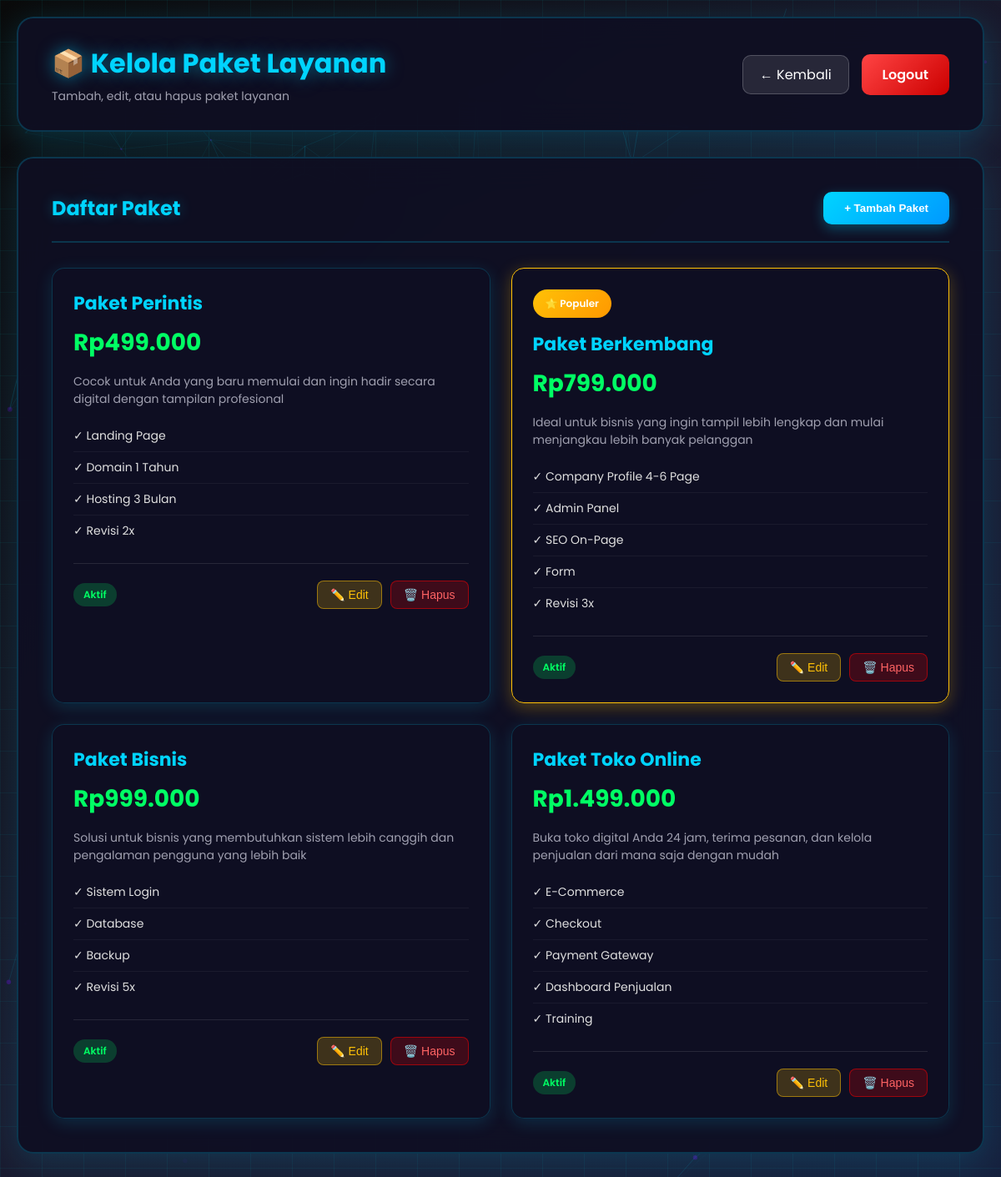
/admin/manage_packages.php (signed in), run on the app's committed database.
### tables this page shows
CREATE TABLE `packages` (
  `id` int(11) NOT NULL,
  `package_name` varchar(100) NOT NULL,
  `price` varchar(50) NOT NULL,
  `description` text DEFAULT NULL,
  `features` text NOT NULL,
  `is_popular` tinyint(1) DEFAULT 0,
  `is_active` tinyint(1) DEFAULT 1,
  `display_order` int(11) DEFAULT 0,
  `created_at` timestamp NOT NULL DEFAULT current_timestamp()
);

### admin/manage_packages.php (the view, shortened to what this page needs)
<?php
require_once '../config/database.php';
$table_check = $conn->query("SHOW TABLES LIKE 'packages'");
$table_exists = $table_check->num_rows > 0;
if ($table_exists) {
    $packages = [];
    $result = $conn->query("SELECT * FROM packages ORDER BY display_order, id");
    while ($row = $result->fetch_assoc()) {
        $packages[] = $row;
    }
}
?>
<!DOCTYPE html>
<html lang="id">
<head>
    <link rel="stylesheet" href="../css/admin.css">
</head>
<body>
    <div id="particles-js"></div>
    <div class="admin-container">
        <header class="admin-header">
            <div class="header-left">
                <h1>📦 Kelola Paket Layanan</h1>
                <p>Tambah, edit, atau hapus paket layanan</p>
            </div>
            <div class="header-right">
                <a href="dashboard.php" class="btn-back">← Kembali</a>
                <a href="logout.php" class="btn-logout">Logout</a>
            </div>
        </header>
        <?php if (!$table_exists): ?>
        <div class="content-section">
            <div class="alert alert-warning">
                <h3>⚠️ Tabel Packages Belum Ada</h3>
                <p>Silakan jalankan query SQL berikut di phpMyAdmin untuk membuat tabel packages:</p>
                <pre style="background: #1a1a2e; padding: 20px; border-radius: 8px; overflow-x: auto; color: #fff;">
CREATE TABLE IF NOT EXISTS `packages` (
  `id` int(11) NOT NULL AUTO_INCREMENT,
  `package_name` varchar(100) NOT NULL,
  `price` varchar(50) NOT NULL,
  `description` text DEFAULT NULL,
  `features` text NOT NULL,
  `is_popular` tinyint(1) DEFAULT 0,
  `is_active` tinyint(1) DEFAULT 1,
  `display_order` int(11) DEFAULT 0,
  `created_at` timestamp NOT NULL DEFAULT current_timestamp(),
  PRIMARY KEY (`id`),
  KEY `idx_packages_active` (`is_active`)
) ENGINE=InnoDB DEFAULT CHARSET=utf8mb4 COLLATE=utf8mb4_general_ci;
INSERT INTO `packages` (`package_name`, `price`, `features`, `is_popular`, `display_order`) VALUES
('Paket Perintis', 'Rp499.000', 'Landing Page|Domain 1 Tahun|Hosting 3 Bulan|Revisi 2x', 0, 1),
('Paket Berkembang', 'Rp1.299.000', 'Company Profile|Admin Panel|SEO Basic|Revisi 3x', 1, 2),
('Paket Bisnis', 'Rp2.999.000', 'Sistem Login|Database|Backup|Revisi 5x', 0, 3),
('Toko Online', 'Rp3.499.000', 'E-Commerce|Checkout|WhatsApp|Training', 0, 4);
                </pre>
                <p>File SQL juga tersedia di: <code>packages_table.sql</code></p>
            </div>
        </div>
        <?php else: ?>
        <div class="content-section">
            <div class="section-header">
                <h2>Daftar Paket</h2>
                <button class="btn-add" onclick="showAddModal()">+ Tambah Paket</button>
            </div>
            <div class="packages-grid">
                <?php foreach($packages as $item): ?>
                <div class="package-card <?php echo $item['is_popular'] ? 'popular' : ''; ?>" data-id="<?php echo $item['id']; ?>">
                    <?php if ($item['is_popular']): ?>
                    <div class="popular-badge">⭐ Populer</div>
                    <?php endif; ?>
                    <div class="package-header">
                        <h3><?php echo htmlspecialchars($item['package_name']); ?></h3>
                        <div class="package-price"><?php echo htmlspecialchars($item['price']); ?></div>
                        <?php if ($item['description']): ?>
                        <p class="package-desc"><?php echo htmlspecialchars($item['description']); ?></p>
                        <?php endif; ?>
                    </div>
                    <div class="package-features">
                        <ul>
                            <?php
                            $features = explode('|', $item['features']);
                            foreach($features as $feature):
                            ?>
                            <li>✓ <?php echo htmlspecialchars($feature); ?></li>
                            <?php endforeach; ?>
                        </ul>
                    </div>
                    <div class="package-footer">
                        <span class="status-badge <?php echo $item['is_active'] ? 'active' : 'inactive'; ?>">
                            <?php echo $item['is_active'] ? 'Aktif' : 'Tidak Aktif'; ?>
                        </span>
                        <div class="actions">
                            <button class="btn-edit" onclick="editPackage(<?php echo $item['id']; ?>)">✏️ Edit</button>
                            <button class="btn-delete" onclick="deletePackage(<?php echo $item['id']; ?>)">🗑️ Hapus</button>
                        </div>
                    </div>
                </div>
                <?php endforeach; ?>
            </div>
        </div>
        <?php endif; ?>
    </div>
</body>
</html>

### css/admin.css (style rules this page uses)
* { margin: 0; padding: 0; box-sizing: border-box; }
body { font-family: 'Poppins', sans-serif; background: linear-gradient(135deg, #0a0a0a 0%, #1a1a2e 50%, #16213e 100%); min-height: 100vh; color: white; overflow-x: hidden; }
#particles-js { position: fixed; width: 100%; height: 100%; top: 0; left: 0; z-index: 0; }
.admin-container { position: relative; z-index: 10; max-width: 1400px; margin: 0 auto; padding: 20px; }
.admin-header { background: rgba(15, 15, 35, 0.9); backdrop-filter: blur(20px); border-radius: 20px; padding: 30px 40px; margin-bottom: 30px; display: flex; justify-content: space-between; align-items: center; box-shadow: 0 10px 40px rgba(0, 212, 255, 0.2); border: 2px solid rgba(0, 212, 255, 0.2); animation: slideDown 0.5s ease; }
.header-left h1 { font-size: 32px; color: #00d4ff; margin-bottom: 5px; text-shadow: 0 0 20px rgba(0, 212, 255, 0.5); }
.header-left p { color: #a0a0b0; font-size: 14px; }
.header-right { display: flex; gap: 15px; align-items: center; }
.btn-logout { padding: 12px 25px; background: linear-gradient(135deg, #ff4444, #cc0000); border: none; border-radius: 10px; color: white; font-weight: 600; cursor: pointer; transition: all 0.3s ease; text-decoration: none; display: inline-block; }
.content-section { background: rgba(15, 15, 35, 0.9); backdrop-filter: blur(20px); border-radius: 20px; padding: 40px; margin-bottom: 30px; box-shadow: 0 10px 40px rgba(0, 212, 255, 0.15); border: 2px solid rgba(0, 212, 255, 0.2); animation: fadeInUp 0.6s ease; animation-fill-mode: both; }
.content-section:nth-child(2) { animation-delay: 0.1s; }
.section-header { display: flex; justify-content: space-between; align-items: center; margin-bottom: 30px; padding-bottom: 20px; border-bottom: 2px solid rgba(0, 212, 255, 0.2); }
.section-header h2 { color: #00d4ff; font-size: 24px; text-shadow: 0 0 15px rgba(0, 212, 255, 0.3); }
.status-badge { display: inline-block; padding: 5px 12px; border-radius: 20px; font-size: 12px; font-weight: 600; }
.status-badge.active { background: rgba(0, 255, 100, 0.2); color: #00ff64; }
.btn-add { padding: 12px 25px; background: linear-gradient(135deg, #00d4ff, #0099ff); border: none; border-radius: 10px; color: white; font-weight: 600; cursor: pointer; transition: all 0.3s ease; box-shadow: 0 5px 15px rgba(0, 212, 255, 0.3); }
.btn-back { padding: 10px 20px; background: rgba(255, 255, 255, 0.1); border: 1px solid rgba(255, 255, 255, 0.2); border-radius: 10px; color: white; text-decoration: none; transition: all 0.3s ease; }
.btn-edit { padding: 8px 15px; background: rgba(255, 193, 7, 0.2); border: 1px solid rgba(255, 193, 7, 0.5); border-radius: 8px; color: #ffc107; cursor: pointer; transition: all 0.3s ease; font-size: 14px; }
.btn-delete { padding: 8px 15px; background: rgba(255, 0, 0, 0.2); border: 1px solid rgba(255, 0, 0, 0.5); border-radius: 8px; color: #ff6464; cursor: pointer; transition: all 0.3s ease; font-size: 14px; }
.testimonials-grid, .packages-grid { display: grid; grid-template-columns: repeat(auto-fill, minmax(350px, 1fr)); gap: 25px; }
.testimonial-card, .package-card { background: rgba(15, 15, 35, 0.9); backdrop-filter: blur(20px); border-radius: 15px; padding: 25px; border: 1px solid rgba(0, 212, 255, 0.2); box-shadow: 0 5px 20px rgba(0, 212, 255, 0.15); transition: all 0.3s ease; }
.testimonial-footer, .package-footer { display: flex; justify-content: space-between; align-items: center; margin-top: 20px; padding-top: 20px; border-top: 1px solid rgba(255, 255, 255, 0.1); }
.actions { display: flex; gap: 10px; }
.package-card.popular { border-color: #ffc107; box-shadow: 0 5px 20px rgba(255, 193, 7, 0.3); }
.popular-badge { background: linear-gradient(135deg, #ffc107, #ff9800); color: white; padding: 8px 15px; border-radius: 20px; font-size: 12px; font-weight: 600; margin-bottom: 15px; display: inline-block; }
.package-header h3 { color: #00d4ff; font-size: 22px; margin-bottom: 10px; }
.package-price { font-size: 28px; color: #00ff64; font-weight: 700; margin-bottom: 15px; }
.package-desc { color: #a0a0b0; font-size: 14px; margin-bottom: 15px; }
.package-features ul { list-style: none; padding: 0; }
.package-features li { padding: 8px 0; color: #e0e0e0; font-size: 14px; border-bottom: 1px solid rgba(255, 255, 255, 0.05); }
.package-features li:last-child { border-bottom: none; }

### data on the page
packages: package_name "Paket Perintis", price "Rp499.000", description "Cocok untuk Anda yang baru memulai dan ingin hadir secara digital dengan tampilan profesional", features "Landing Page", features "Domain 1 Tahun", features "Hosting 3 Bulan", features "Revisi 2x", is_active "Aktif"
packages: is_popular "⭐ Populer", package_name "Paket Berkembang", price "Rp799.000", description "Ideal untuk bisnis yang ingin tampil lebih lengkap dan mulai menjangkau lebih banyak pelanggan", features "Company Profile 4-6 Page", features "Admin Panel", features "SEO On-Page", features "Form", features "Revisi 3x", is_active "Aktif"
packages: package_name "Paket Bisnis", price "Rp999.000", description "Solusi untuk bisnis yang membutuhkan sistem lebih canggih dan pengalaman pengguna yang lebih baik", features "Sistem Login", features "Database", features "Backup", features "Revisi 5x", is_active "Aktif"
packages: package_name "Paket Toko Online", price "Rp1.499.000", description "Buka toko digital Anda 24 jam, terima pesanan, dan kelola penjualan dari mana saja dengan mudah", features "E-Commerce", features "Checkout", features "Payment Gateway", features "Dashboard Penjualan", features "Training", is_active "Aktif"
